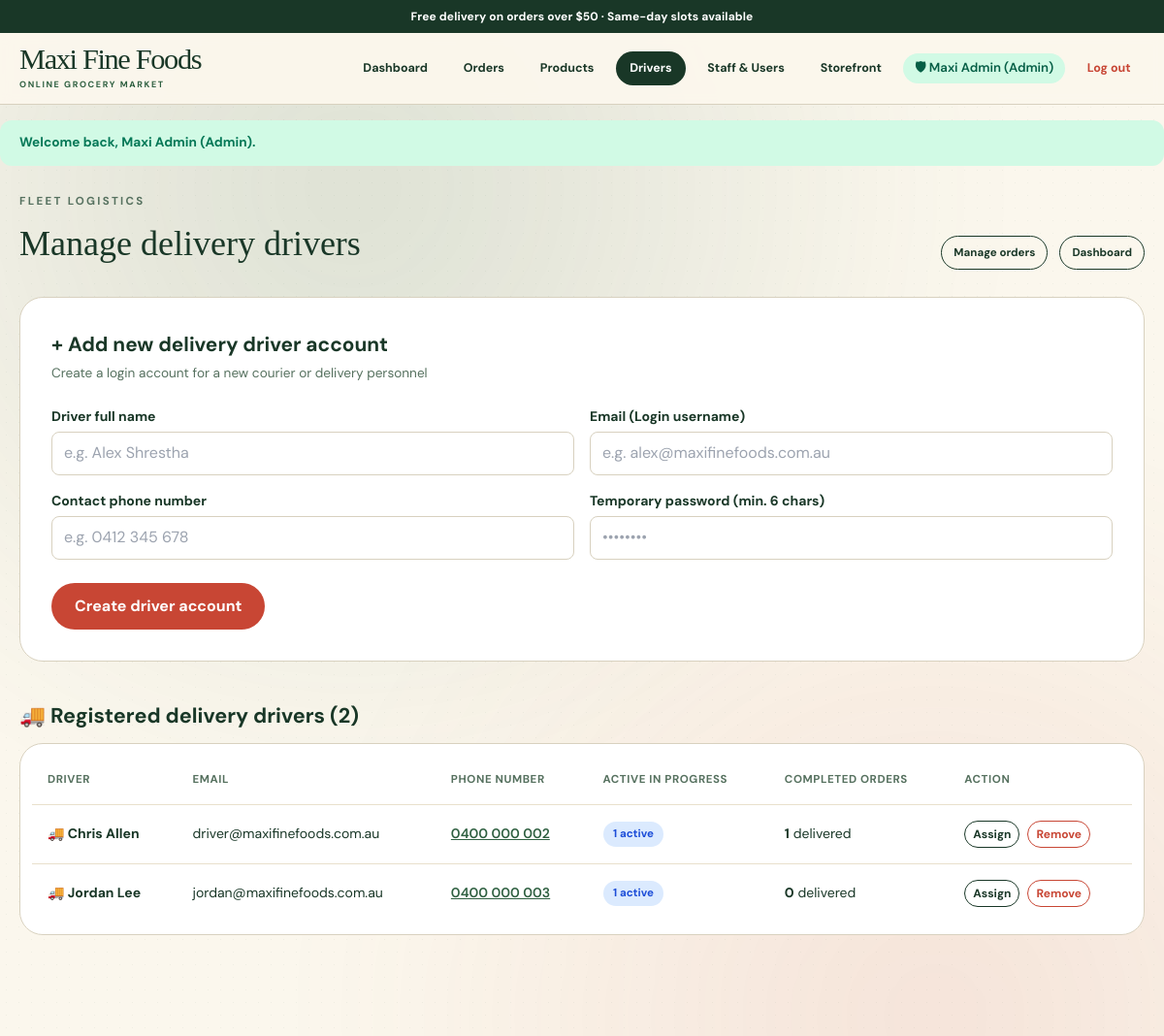
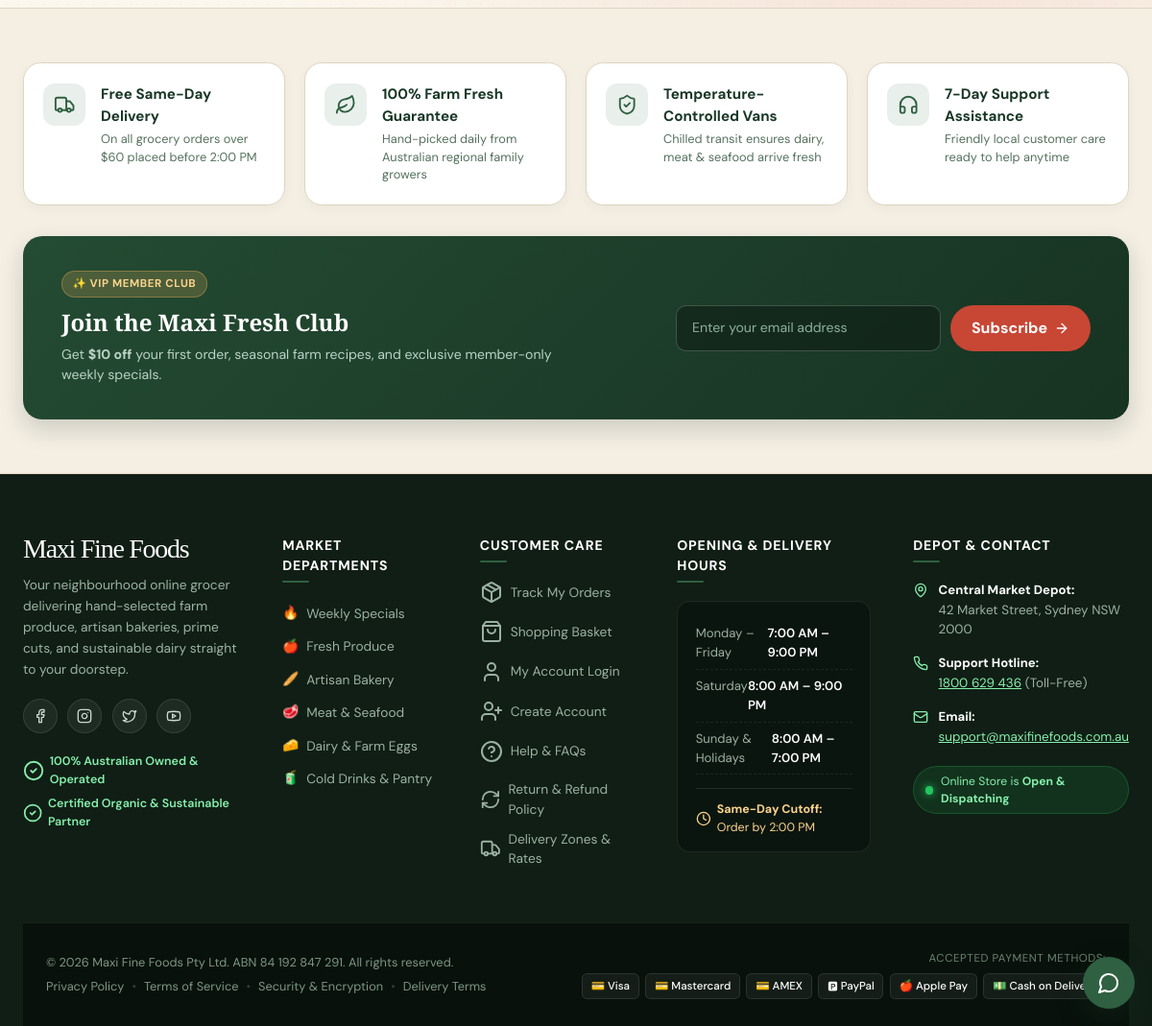
Screenshot of /admin/manage_drivers.php (signed in) with the database file from the repository (2 pictures, top to bottom).
### tables this page shows
CREATE TABLE users (
    id INT AUTO_INCREMENT PRIMARY KEY,
    name VARCHAR(120) NOT NULL,
    email VARCHAR(190) NOT NULL UNIQUE,
    password_hash VARCHAR(255) NOT NULL,
    role ENUM('customer', 'admin', 'delivery', 'inventory_manager', 'logistics_manager', 'support_staff') NOT NULL DEFAULT 'customer',
    contact_number VARCHAR(40) NULL,
    created_at DATETIME NOT NULL DEFAULT CURRENT_TIMESTAMP
);

### public/admin/manage_drivers.php (the view, shortened to what this page needs)
<?php
$pdo = mff_db();
if ($pdo !== null) {
    $drivers = $pdo->query("
        SELECT u.id, u.name, u.email, u.contact_number, u.created_at,
               (SELECT COUNT(*) FROM orders o WHERE o.driver = u.name AND o.status IN ('processing', 'out_for_delivery')) AS active_deliveries,
               (SELECT COUNT(*) FROM orders o WHERE o.driver = u.name AND o.status = 'delivered') AS completed_deliveries,
               (SELECT COUNT(*) FROM orders o WHERE o.driver = u.name) AS total_deliveries
        FROM users u
        WHERE u.role = 'delivery'
        ORDER BY u.name ASC
    ")->fetchAll();
}
require file_exists(__DIR__ . '/../../includes/header.php') ? __DIR__ . '/../../includes/header.php' : __DIR__ . '/../includes/header.php';
?>
<div class="u-062">
  <div>
    <p class="section-eyebrow">Fleet logistics</p>
    <h1 class="section-title">Manage delivery drivers</h1>
  </div>
  <div class="u-066">
    <a href="<?= BASE_URL ?>/admin/manage_orders.php" class="btn-outline">Manage orders</a>
    <a href="<?= BASE_URL ?>/admin/dashboard.php" class="btn-outline">Dashboard</a>
  </div>
</div>
<div class="card-artisan u-188">
  <h2 class="u-134">+ Add new delivery driver account</h2>
  <p class="u-125">Create a login account for a new courier or delivery personnel</p>
<form method="post" action="<?= BASE_URL ?>/admin/manage_drivers.php" class="form-grid">
    <div class="form-field">
      <label for="driver-name">Driver full name</label>
      <input id="driver-name" name="name" required type="text" placeholder="e.g. Alex Shrestha" value="<?= htmlspecialchars($_POST['name'] ?? '') ?>">
    </div>
    <div class="form-field">
      <label for="driver-email">Email (Login username)</label>
      <input id="driver-email" name="email" required type="email" placeholder="e.g. alex@maxifinefoods.com.au" value="<?= htmlspecialchars($_POST['email'] ?? '') ?>">
    </div>
    <div class="form-field">
      <label for="driver-phone">Contact phone number</label>
      <input id="driver-phone" name="contact_number" type="tel" placeholder="e.g. 0412 345 678" value="<?= htmlspecialchars($_POST['contact_number'] ?? '') ?>">
    </div>
    <div class="form-field">
      <label for="driver-password">Temporary password (min. 6 chars)</label>
      <input id="driver-password" name="password" required type="password" placeholder="••••••••">
    </div>
    <div class="form-field--full u-176">
      <button type="submit" class="btn-tomato">Create driver account</button>
    </div>
  </form>
</div>
<h2 class="u-133">🚚 Registered delivery drivers (<?= count($drivers) ?>)</h2>
<div class="data-table-wrap u-177">
  <table class="data-table">
    <thead>
      <tr>
        <th>Driver</th>
        <th>Email</th>
        <th>Phone number</th>
        <th>Active in progress</th>
        <th>Completed orders</th>
        <th>Action</th>
      </tr>
    </thead>
    <tbody>
      <?php if (empty($drivers)): ?>
        <tr><td colspan="6" class="u-213">No delivery drivers registered yet.</td></tr>
      <?php else: ?>
        <?php foreach ($drivers as $driver): ?>
          <tr>
            <td class="u-144">
              🚚 <?= htmlspecialchars($driver['name']) ?>
            </td>
            <td><?= htmlspecialchars($driver['email']) ?></td>
            <td>
              <?php if (!empty($driver['contact_number'])): ?>
                <a href="tel:<?= htmlspecialchars(preg_replace('/\s+/', '', $driver['contact_number'])) ?>" class="u-143">
                  <?= htmlspecialchars($driver['contact_number']) ?>
                </a>
              <?php else: ?>
                <span class="u-033">—</span>
              <?php endif; ?>
            </td>
            <td>
              <?php if ((int)$driver['active_deliveries'] > 0): ?>
                <span class="status status-processing u-144"><?= (int)$driver['active_deliveries'] ?> active</span>
              <?php else: ?>
                <span class="status status-instock u-011">0 idle</span>
              <?php endif; ?>
            </td>
            <td><strong><?= (int)$driver['completed_deliveries'] ?></strong> delivered</td>
            <td>
              <div class="u-067">
                <a href="<?= BASE_URL ?>/admin/manage_orders.php" class="btn-outline u-119">Assign</a>
<form method="post" action="<?= BASE_URL ?>/admin/manage_drivers.php" data-confirm="Are you sure you want to remove driver <?= htmlspecialchars($driver['name'], ENT_QUOTES) ?>?" class="u-157">
                  <button type="submit" class="btn-outline u-046">Remove</button>
                </form>
              </div>
            </td>
          </tr>
        <?php endforeach; ?>
      <?php endif; ?>
    </tbody>
  </table>
</div>
<?php require file_exists(__DIR__ . '/../../includes/footer.php') ? __DIR__ . '/../../includes/footer.php' : __DIR__ . '/../includes/footer.php'; ?>

### public/assets/motion.css (style rules this page uses)
:root { --mff-dur-1: 180ms; --mff-dur-2: 320ms; --mff-dur-3: 520ms; --mff-dur-4: 900ms; --mff-stagger: 40ms; --mff-ease-out: cubic-bezier(.22, .61, .36, 1); --mff-ease-in: cubic-bezier(.55, .06, .68, .19); --mff-ease-soft: cubic-bezier(.34, 1.2, .64, 1); }
.btn-tomato, .btn-ink, .cart-button, .nav-action, .role-pill, .filter-button, .pre-footer-icon, .pre-footer-card { transition: transform var(--mff-dur-1) var(--mff-ease-out), background-color var(--mff-dur-1) var(--mff-ease-out), box-shadow var(--mff-dur-1) var(--mff-ease-out), color var(--mff-dur-1) var(--mff-ease-out); }

### rows the page displays
users: name "Chris Allen", email "driver@maxifinefoods.com.au", contact_number "0400 000 002", active_deliveries "1", completed_deliveries "1"
users: name "Jordan Lee", email "jordan@maxifinefoods.com.au", contact_number "0400 000 003", active_deliveries "1", completed_deliveries "0"

### other values shown
$_SESSION['user_name'] "Maxi Admin"
$flash['message'] "Welcome back, Maxi Admin (Admin)."
count($drivers) "2"
